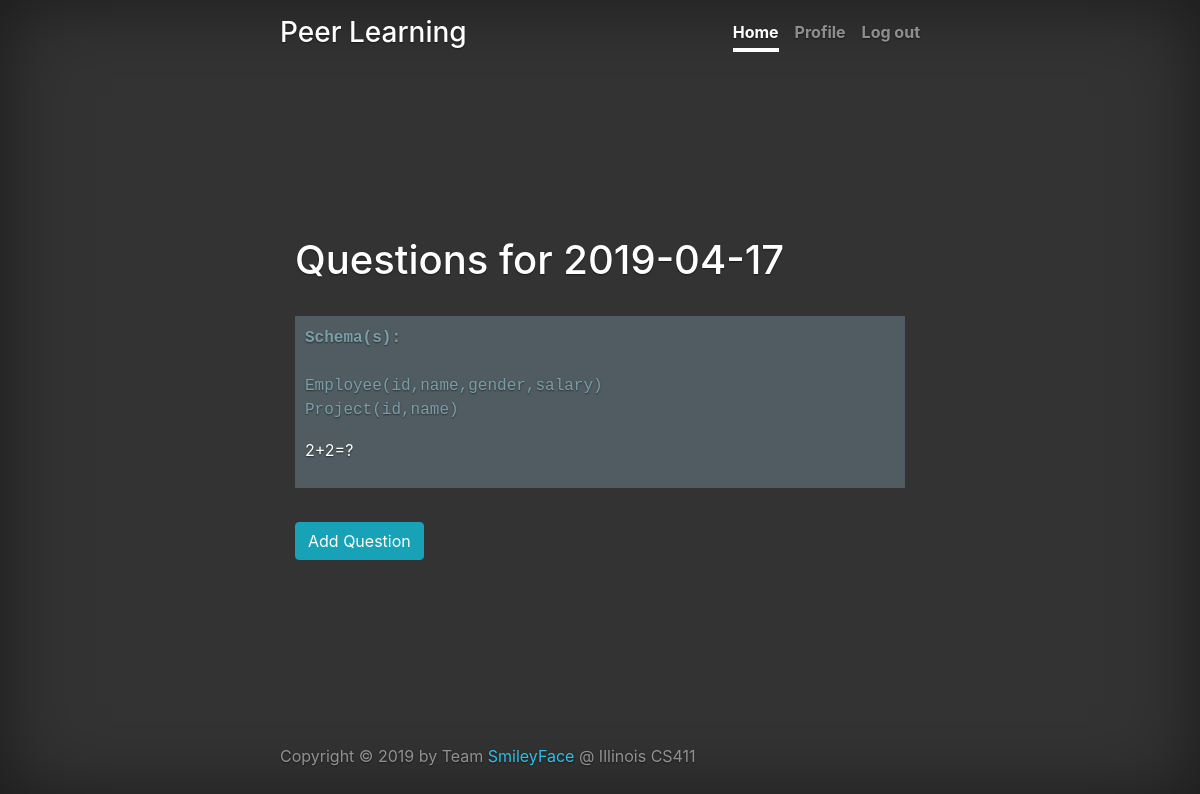
Page /dashboard/instructor/session/12345/2019-04-17 (signed in) on the earlier database version.
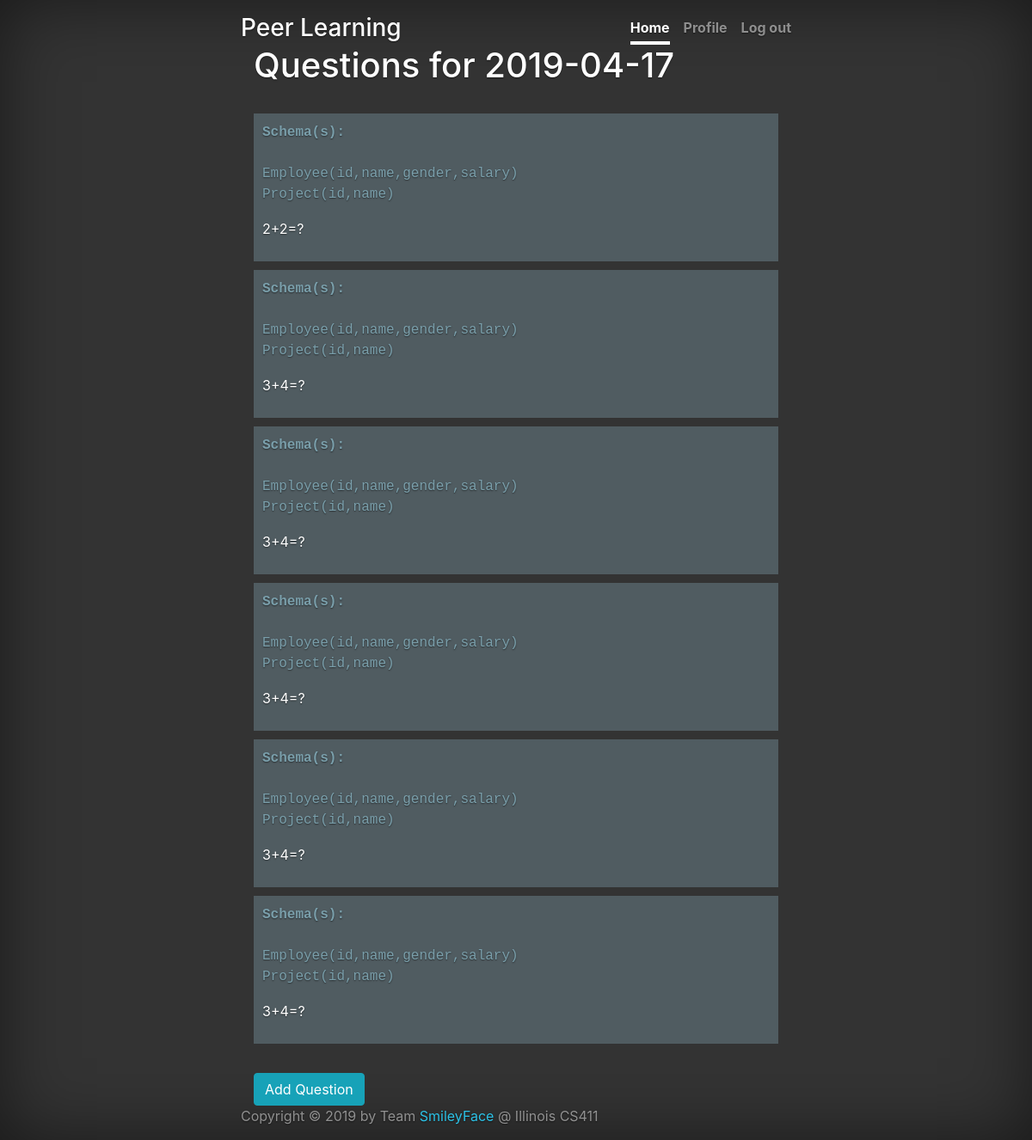
Same page on the later database version.
### application/models.py (models this page shows)
class Question(db.Model):
    id = db.Column(db.Integer, primary_key=True)
    CRN = db.Column(db.String(120), db.ForeignKey('course.CRN'))
    date = db.Column(db.Date())
    question = db.Column(db.String(300))
    schemas = db.Column(db.String(1000), nullable=True)
    def __init__(self, id, question, schemas, CRN=None):
        self.id = id
        self.question = question
        self.schemas = schemas
        self.CRN = CRN

### application.py (the view)
@application.route('/dashboard/instructor/session/<CRN>/<date>', methods=['GET', 'POST'])
def instructor_session(CRN, date):
    if flask_login.current_user is None or flask_login.current_user.is_anonymous:
        return redirect(url_for('login'))
    if flask_login.current_user.user_type == STUDENT:
        return redirect(url_for('student_dashboard'))
    add_question_form = AddQuestionForm(request.form)
    if request.method == 'GET':
        try:
            fetched_questions = db.session.execute('SELECT id, question, schemas FROM Question WHERE CRN="%s" '
                                                   'AND date = "%s"' % (CRN, date)).fetchall()
            print(fetched_questions)
            questions = []
            for id, question, schemas in fetched_questions:
                questions.append(Question(id, question, schemas))
            db.session.close()
            return render_template("instructor_session_dashboard.html", questions=questions,
                                   add_question_form=add_question_form, date=date, CRN=CRN)
        except Exception as e:
            return str(e)
    else:
        return "Not yet implemented"

### application.py (called while the page is built)
@login_manager.user_loader
def user_loader(email):
    return User.query.get(email)

### templates/instructor_session_dashboard.html (shortened to what this page needs)
{% extends "base.html" %} {% import 'macros.html' as macros %}
{% set nav_tabs = [("Home", "/dashboard/instructor/courses"), ("Profile", "/dashboard/instructor/profile"), ("Log out", "/logout")] %}
{% set active_tab = "Home" %}
{% block content %}
<main role="main">
  <div class="container-fluid">
    <h1 class="cover-heading">Questions for {{date}}</h1>
    <br>
    {% for q in questions %}
    <div onclick="location.href='/dashboard/instructor/question/{{q.id}}';"
      style="cursor: pointer; background-color: #505c61; padding:10px; margin-bottom:10px;">
      {% if q.schemas is not none %}
      <div style="color:#7a9fab;">
        <p style="font-family:monospace"><strong>Schema(s):</strong>
          <br>
          {% for schema in q.schemas.split("|") %}
          <br>{{schema}}
          {% endfor %}
        </p>
      </div>
      {% endif %}
      <p>{{q.question}}</p>
    </div>
    {% endfor %}
    <br>
    <button id="AddQuestionButton" class="btn btn-info">Add Question</button>
  </div>
</main>
{% endblock %}

Differences in the rows shown:
added Question: schema "Employee(id,name,gender,salary)" "Project(id,name)", question "3+4=?"
added Question: schema "Employee(id,name,gender,salary)" "Project(id,name)", question "3+4=?"
added Question: schema "Employee(id,name,gender,salary)" "Project(id,name)", question "3+4=?"
added Question: schema "Employee(id,name,gender,salary)" "Project(id,name)", question "3+4=?"
added Question: schema "Employee(id,name,gender,salary)" "Project(id,name)", question "3+4=?"
